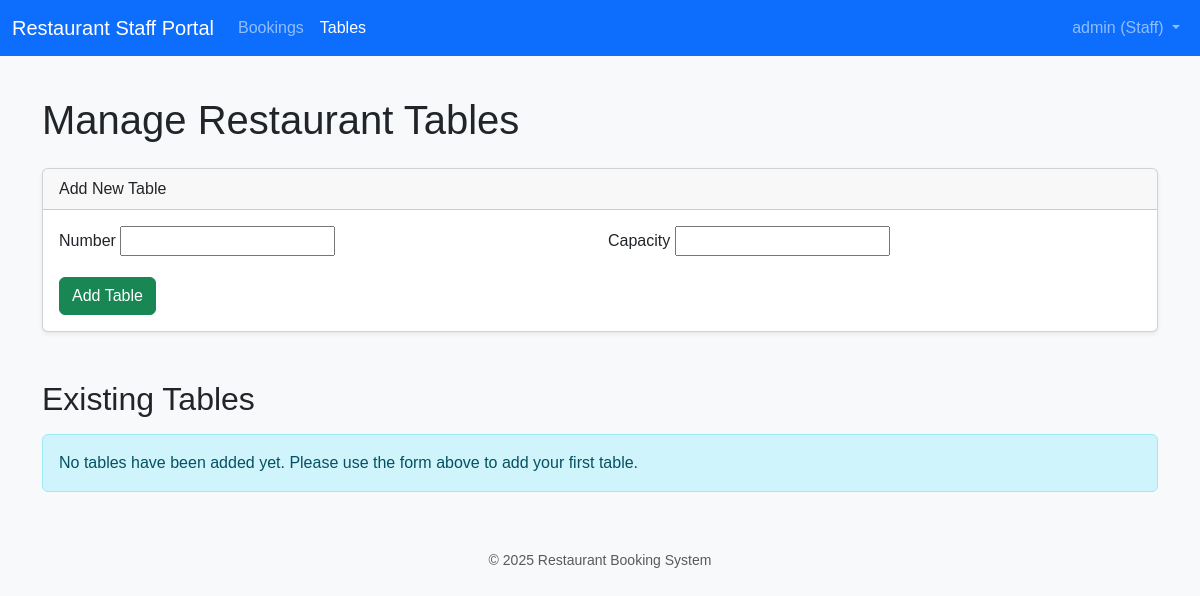
The app's page /staff/tables/ (signed in), older data.
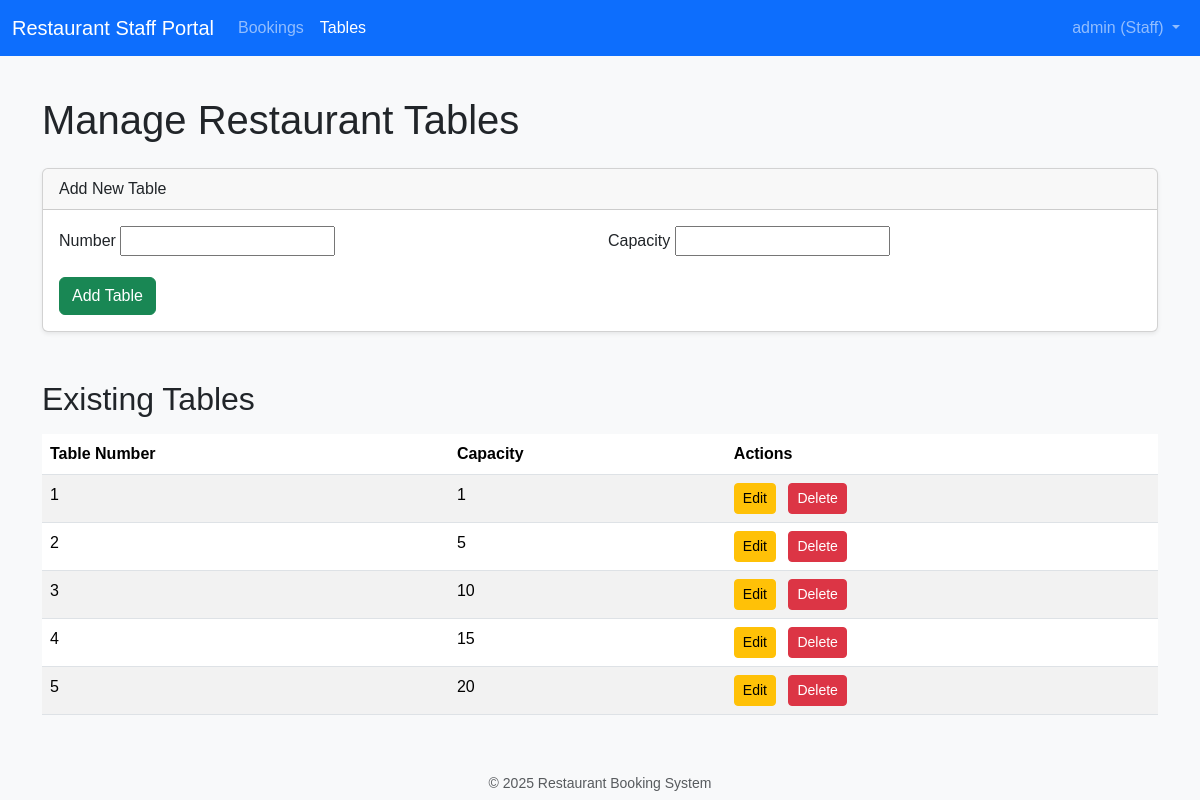
The same page, newer data.
### bookings/models.py (models this page shows, shortened)
class Table(models.Model):
    number = models.IntegerField(unique=True)
    capacity = models.IntegerField(
        help_text="Maximum number of guests this table can accommodate.")

### bookings/views.py (the view)
    def wrapper_func(request, *args, **kwargs):
        if not request.user.is_authenticated or not request.user.is_staff:
            messages.error(
                request, "You are not authorized to view this page.")
            return redirect('home')
        return view_func(request, *args, **kwargs)

### bookings/forms.py (shortened to what this page needs)
class TableForm(forms.ModelForm):
    capacity = forms.IntegerField(
        min_value=1,
        error_messages={
            'min_value': 'Ensure this value is greater than or equal to 1.'}
    )
    class Meta:
        model = Table
        fields = ['number', 'capacity']

### bookings/views.py (called while the page is built)
def staff_member_required(view_func):
    def wrapper_func(request, *args, **kwargs):
        if not request.user.is_authenticated or not request.user.is_staff:
            messages.error(
                request, "You are not authorized to view this page.")
            return redirect('home')
        return view_func(request, *args, **kwargs)
    return wrapper_func

### bookings/templates/bookings/staff_table_list.html (shortened to what this page needs)
{% extends 'bookings/staff_base.html' %}
{% block content %}
    <h1 class="mb-4">Manage Restaurant Tables</h1>
    <div class="card mb-4 shadow-sm">
        <div class="card-header">
            Add New Table
        </div>
        <div class="card-body">
            <form method="post" class="row g-3">
                <div class="col-md-6">
                    <label for="{{ form.number.id_for_label }}" class="form-label">{{ form.number.label }}</label>
                    {{ form.number }}
                </div>
                <div class="col-md-6">
                    <label for="{{ form.capacity.id_for_label }}" class="form-label">{{ form.capacity.label }}</label>
                    {{ form.capacity }}
                </div>
                <div class="col-12">
                    <button type="submit" class="btn btn-success">Add Table</button>
                </div>
            </form>
        </div>
    </div>
    <h2 class="mt-5 mb-3">Existing Tables</h2>
    {% if tables %}
        <div class="table-responsive">
            <table class="table table-striped table-hover">
                <thead>
                    <tr>
                        <th>Table Number</th>
                        <th>Capacity</th>
                        <th>Actions</th>
                    </tr>
                </thead>
                <tbody>
                    {% for table in tables %}
                        <tr>
                            <td>{{ table.number }}</td>
                            <td>{{ table.capacity }}</td>
                            <td>
                                <a href="{% url 'staff_table_edit' table.id %}" class="btn btn-sm btn-warning me-2">Edit</a>
                                <form action="{% url 'staff_table_delete' table.id %}" method="post" class="d-inline">
                                    <button type="submit" class="btn btn-sm btn-danger" onclick="return confirm('Are you sure you want to delete Table {{ table.number }}? This cannot be undone and will affect related bookings!');">Delete</button>
                                </form>
                            </td>
                        </tr>
                    {% endfor %}
                </tbody>
            </table>
        </div>
    {% else %}
        <div class="alert alert-info" role="alert">
            No tables have been added yet. Please use the form above to add your first table.
        </div>
    {% endif %}
{% endblock %}

Row changes from the older to the newer data that the page shows:
added Table: number "1", capacity "1"
added Table: number "2", capacity "5"
added Table: number "3", capacity "10"
added Table: number "4", capacity "15"
added Table: number "5", capacity "20"
Text that changed along with them:
text no longer shown: "No tables have been added yet. Please use the form above to add your first table."
text now shown: "Table Number Capacity Actions"
